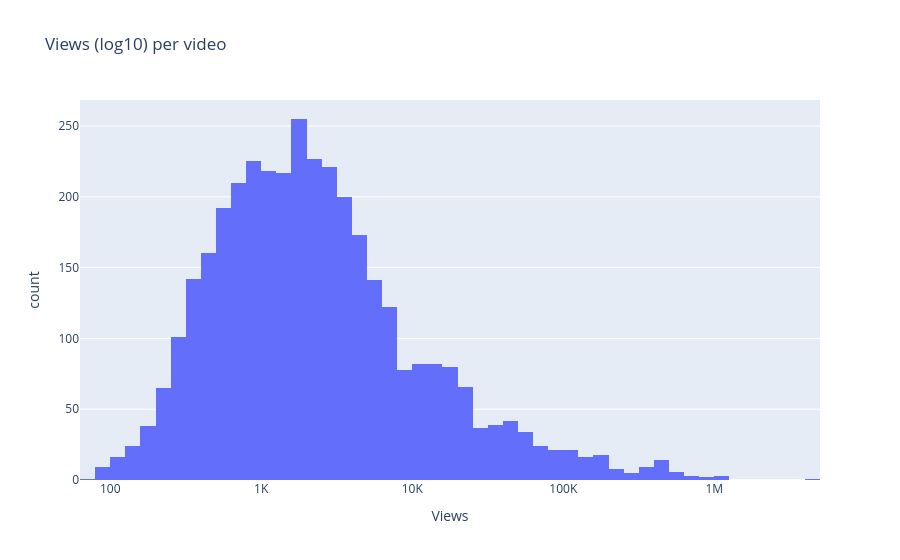

This figure's notebook cell:
### Code cell
fig = px.histogram(
    df, x='log10_views',
    nbins=80,
    title='Views (log10) per video', 
    labels={'log10_views': 'Views'}
    )
fig.update_xaxes(
    tickvals=[2, 3, 4, 5, 6],
    ticktext=['100', '1K', '10K', '100K', '1M'])
fig.show()

### Figure 1 — Plotly figure (JSON) as saved in the notebook; plotly's stock layout.template omitted (floating-point values rounded to 4 significant figures; data arrays with more than 128 entries replaced by an {"elided": "..."} marker saying what was removed)
{"data": [{"bingroup": "x", "hovertemplate": "Views=%{x}<br>count=%{y}<extra></extra>", "legendgroup": "", "marker": {"color": "#636efa", "pattern": {"shape": ""}}, "name": "", "nbinsx": 80, "orientation": "v", "showlegend": false, "type": "histogram", "x": {"elided": "3648 float values"}, "xaxis": "x", "yaxis": "y"}], "layout": {"barmode": "relative", "legend": {"tracegroupgap": 0}, "title": {"text": "Views (log10) per video"}, "xaxis": {"anchor": "y", "domain": [0, 1], "ticktext": ["100", "1K", "10K", "100K", "1M"], "tickvals": [2, 3, 4, 5, 6], "title": {"text": "Views"}}, "yaxis": {"anchor": "x", "domain": [0, 1], "title": {"text": "count"}}}}
